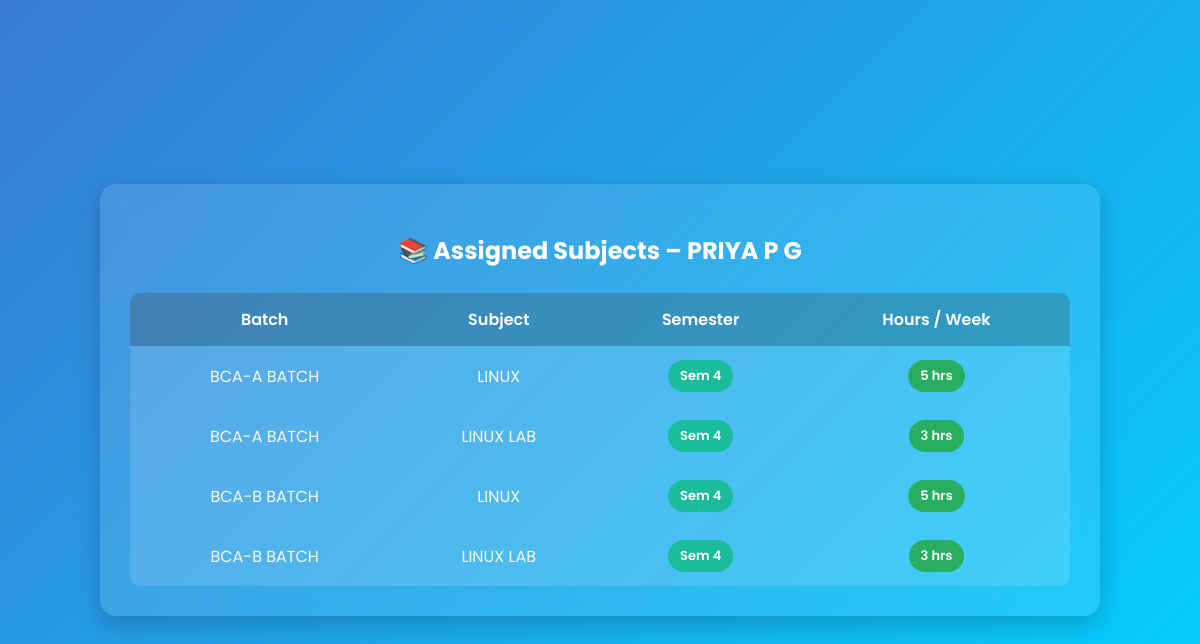
Page /teacher_subjects.php (signed in) on the committed database.
### tables this page shows
CREATE TABLE `teachers` (
  `teacher_id` int(11) NOT NULL,
  `teacher_name` varchar(100) NOT NULL,
  `email` varchar(100) NOT NULL,
  `password` varchar(255) NOT NULL
);

CREATE TABLE `teaching_hours` (
  `id` int(11) NOT NULL,
  `teacher_id` int(11) NOT NULL,
  `subject_id` int(11) NOT NULL,
  `hours` int(11) NOT NULL,
  `batch_id` int(11) DEFAULT NULL
);

CREATE TABLE `batches` (
  `batch_id` int(11) NOT NULL,
  `batch_name` varchar(100) NOT NULL,
  `sem` int(11) NOT NULL
);

CREATE TABLE `subjects` (
  `subject_id` int(11) NOT NULL,
  `subject_name` varchar(100) NOT NULL,
  `sem` int(11) NOT NULL,
  `subject_group` varchar(100) DEFAULT NULL
);

### teacher_subjects.php (the view, shortened to what this page needs)
<?php
include 'config.php';
$teacher_id = $_SESSION['teacher_id'];
$teacher_query = mysqli_query($conn, "SELECT teacher_name FROM teachers WHERE teacher_id = $teacher_id");
$teacher_data = mysqli_fetch_assoc($teacher_query);
$teacher_name = $teacher_data['teacher_name'] ?? '';
$query = "SELECT th.hours, s.subject_name, s.sem, b.batch_name
          FROM teaching_hours th
          JOIN subjects s ON th.subject_id = s.subject_id
          JOIN batches b ON th.batch_id = b.batch_id
          WHERE th.teacher_id = $teacher_id
          ORDER BY b.batch_name, s.subject_name";
$result = mysqli_query($conn, $query);
?>
<!DOCTYPE html>
<html>
<head>
</head>
<body>
    <div class="container">
        <h2>📚 Assigned Subjects – <?= htmlspecialchars($teacher_name) ?></h2>
        <?php if (mysqli_num_rows($result) > 0): ?>
        <table>
            <tr>
                <th>Batch</th>
                <th>Subject</th>
                <th>Semester</th>
                <th>Hours / Week</th>
            </tr>
            <?php while ($row = mysqli_fetch_assoc($result)): ?>
                <tr>
                    <td><?= htmlspecialchars($row['batch_name']) ?></td>
                    <td><?= htmlspecialchars($row['subject_name']) ?></td>
                    <td><span class="badge sem-badge">Sem <?= $row['sem'] ?></span></td>
                    <td><span class="badge hours-badge"><?= $row['hours'] ?> hrs</span></td>
                </tr>
            <?php endwhile; ?>
        </table>
        <?php else: ?>
            <p style="text-align:center; font-size:16px;">No subjects assigned yet.</p>
        <?php endif; ?>
    </div>
</body>
</html>

### teacher_subjects.php (style rules this page uses)
* { box-sizing: border-box; }
body { margin: 0; padding: 0; font-family: 'Poppins', sans-serif; background: linear-gradient(135deg, #3a7bd5, #00d2ff); min-height: 100vh; display: flex; align-items: center; justify-content: center; }
.container { width: 90%; max-width: 1000px; background: rgba(255, 255, 255, 0.1); backdrop-filter: blur(12px); border-radius: 16px; box-shadow: 0 8px 24px rgba(0, 0, 0, 0.2); padding: 30px; margin: 30px auto; color: #fff; }
h2 { text-align: center; font-size: 24px; margin-bottom: 25px; }
table { width: 100%; border-collapse: collapse; margin-top: 10px; background: rgba(255, 255, 255, 0.08); border-radius: 10px; overflow: hidden; }
th, td { padding: 14px 12px; text-align: center; }
th { background-color: rgba(0, 0, 0, 0.2); color: #fff; font-weight: 600; }
td { background: rgba(255, 255, 255, 0.05); color: #f9f9f9; }
.badge { display: inline-block; padding: 6px 12px; border-radius: 25px; font-size: 13px; font-weight: 600; color: white; }
.sem-badge { background-color: #1abc9c; }
.hours-badge { background-color: #27ae60; }

### rows in the picture
teachers: teacher_name "PRIYA P G"
teaching_hours: batch.batch_name "BCA-A BATCH", subject.subject_name "LINUX", subject.sem "4", hours "5"
teaching_hours: batch.batch_name "BCA-A BATCH", subject.subject_name "LINUX LAB", subject.sem "4", hours "3"
teaching_hours: batch.batch_name "BCA-B BATCH", subject.subject_name "LINUX", subject.sem "4", hours "5"
teaching_hours: batch.batch_name "BCA-B BATCH", subject.subject_name "LINUX LAB", subject.sem "4", hours "3"
